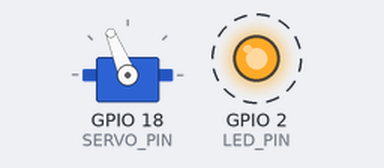
Bench run of a sketch on a simulated ESP32-S3. Parts: servo, output pins drawn as LEDs (lit = HIGH). Dashed ring = blinking. Servo pulses on a pin are drawn as a servo (544–2400 µs = 0–180°); what the sketch prints to the serial monitor is not drawn.

Above: at 0.63 s.
Timing chart, 0 to 3.5 s (numbered marks = the images above):
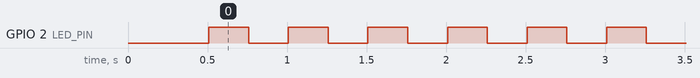

The sketch:

servo_simple.ino
```cpp
/**
 * Smart Launcher — Simplest Possible Servo Test
 * Board : Freenove ESP32-S3 WROOM
 * Core  : ESP32 Arduino core v3.x
 *
 * Does ONE thing: drives the servo FORWARD continuously.
 * No Wi-Fi. No web UI. No limit switch. Just forward.
 *
 * If the servo spins → wiring + code are good.
 * If not → it's hardware (power or ground).
 *
 * Wiring (minimum to test):
 *   Servo signal (orange/white) → GPIO 18
 *   Servo power  (red)          → external 5V (UBEC or bench supply)
 *   Servo ground (brown/black)  → external supply GND
 *                                  AND ESP32 GND  (COMMON GROUND — required)
 */

#include <Arduino.h>

#define SERVO_PIN   18      // change to 7 if GPIO 18 doesn't work
#define LED_PIN      2      // built-in LED — shows the sketch is running

#define LEDC_FREQ   50      // 50 Hz for servos
#define LEDC_RES    16      // 16-bit resolution

// Convert microseconds to LEDC duty value
void writeServo(int pulse_us) {
    uint32_t duty = (uint32_t)pulse_us * 65536UL / 20000UL;
    ledcWrite(SERVO_PIN, duty);
}

void setup() {
    Serial.begin(115200);
    delay(500);
    Serial.println("\n=== SIMPLE SERVO TEST ===");
    Serial.println("Servo should spin FORWARD continuously");

    pinMode(LED_PIN, OUTPUT);

    // Attach servo pin (v3.x API)
    ledcAttach(SERVO_PIN, LEDC_FREQ, LEDC_RES);
    Serial.printf("[OK] Servo attached to GPIO %d\n", SERVO_PIN);

    // Drive servo FORWARD immediately
    writeServo(1700);     // 1700us = forward for a continuous rotation servo
    Serial.println("[OK] Sent 1700us — servo should now be spinning forward");
}

void loop() {
    // Keep sending forward command + blink LED so you know it's alive
    writeServo(1700);

    digitalWrite(LED_PIN, HIGH);
    delay(250);
    digitalWrite(LED_PIN, LOW);
    delay(250);

    Serial.println("[RUN] Servo forward @ 1700us — LED blinking");
}
```

Measured:
- by itself, GPIO 2 (LED_PIN): alternates HIGH for 0.25 s and LOW for 0.25 s
